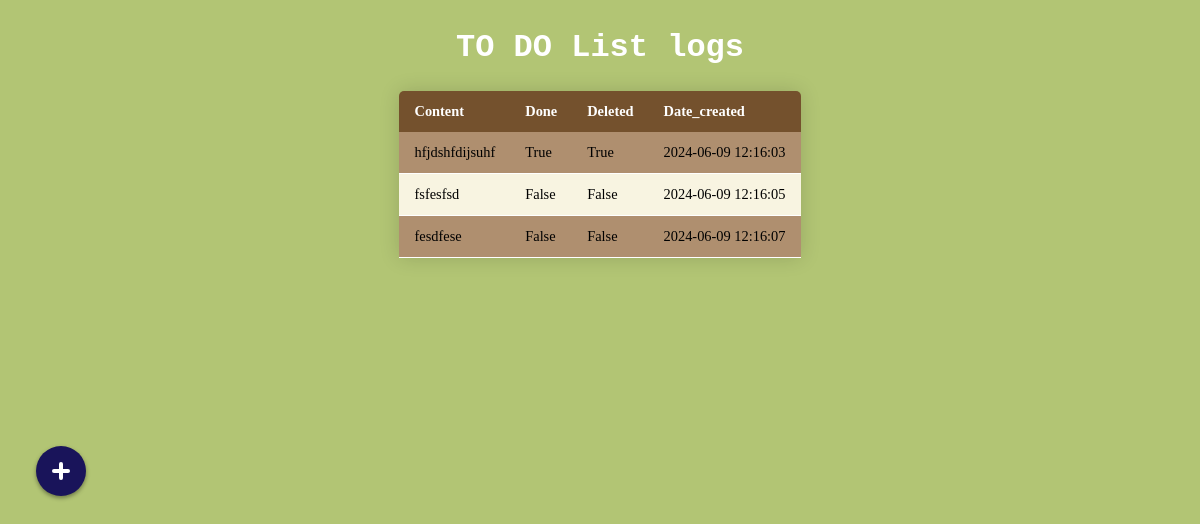
/to_do_list_log (signed in), run on the app's committed database.
### tables this page shows
CREATE TABLE "todos" (id INTEGER PRIMARY KEY AUTOINCREMENT NOT NULL, user_id INTEGER NOT NULL, Content TEXT, "done" BOOLEAN, deleted BOOLEAN, Date_created TIMESTAMP DEFAULT CURRENT_TIMESTAMP);

### app.py (the view)
@app.route("/to_do_list_log", methods=["GET"])
def To_Do_list_logs():
    if len(session) <= 0:
        return redirect("/login")
    data = db.execute("SELECT Content, done, deleted, Date_created FROM todos WHERE user_id = ?",session["user_id"])
    return render_template("to_do_list_log.html",data=data)

### templates/to_do_list_log.html (shortened to what this page needs)
{% extends "layout.html" %}
{% block main %}
 <h1> TO DO List logs</h1>
<table class="content-table">
    <thead>
    <tr>
        <th> Content </th>
        <th> Done </th>
        <th> Deleted </th>
        <th> Date_created </th>
    </tr>
    </thead>
    <tbody>
       {% for Data in data %}
        <tr>
            <td>{{ Data.Content }}</td>
            <td> {{ Data.done }} </td>
            <td> {{ Data.deleted }} </td>
            <td> {{ Data.Date_created }} </td>
        </tr>
      {% endfor %}
    </tbody>
</table>
{% endblock %}

### templates/layout.html (style rules this page uses)
:root { --background: #19145a; --icon-color: #344955; --width: 50px; --height: 50px; --border-radius: 100%; }

### templates/to_do_list_log.html (style rules this page uses)
body { background-color: #b2c574; display: flex; justify-content: center; }
h1 { color: white; font-family: 'Courier New', Courier, monospace; text-align: center; }
.content-table { border-collapse: collapse; margin: 25px 0; font-size: 0.9em; min-width: 400px; border-radius: 5px 5px 0 0; overflow: hidden; box-shadow: 0 0 20px rgba(0, 0, 0, 0.15); }
.content-table thead tr { background-color: #74512d; color: white; text-align: left; font-weight: bold; }
.content-table th, .content-table td { padding: 12px 15px; font-family: 'Courier New', Courier,; }
.content-table tbody tr { border-bottom: 1px solid white; background-color: #af8f6f; }
.content-table tbody tr:nth-of-type(even) { background-color: #f8f4e1; }

### data on the page
todos: Content "hfjdshfdijsuhf", done "True", deleted "True", Date_created "2024-06-09 12:16:03"
todos: Content "fsfesfsd", done "False", deleted "False", Date_created "2024-06-09 12:16:05"
todos: Content "fesdfese", done "False", deleted "False", Date_created "2024-06-09 12:16:07"
